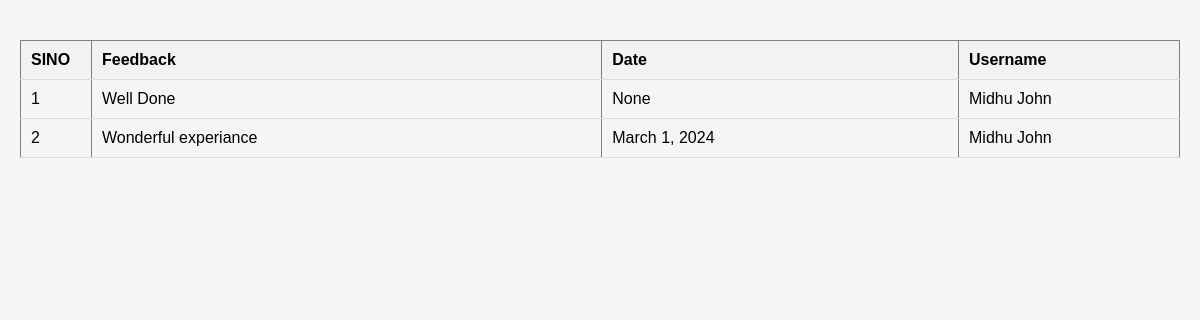
The app's page /Wadmin/viewfeedback/ with its own data.
### User/models.py (models this page shows)
class tbl_feedback(models.Model):
    feedback_content=models.CharField(max_length=100)
    feedback_date=models.DateField(auto_now_add=True,null=True)
    user_id=models.ForeignKey(tbl_user,on_delete=models.CASCADE)

### Guest/models.py (models this page shows)
class tbl_user(models.Model):
    user_name=models.CharField(max_length=50)
    user_email=models.CharField(max_length=50)
    user_photo=models.FileField(max_length=50,upload_to='Userphoto/')
    user_password=models.CharField(max_length=50)

### Admin/views.py (the view)
# urls.py: path('viewfeedback/',views.viewfeedback,name="viewfeedback"),
def viewfeedback(request):
    feed=tbl_feedback.objects.all()
    return render(request,"Admin/ViewFeedback.html",{'feed':feed})

### Admin/Templates/Admin/ViewFeedback.html (shortened to what this page needs)
<!DOCTYPE html>
<html lang="en">
<head>
</head>
<body>
    <form action="" method="post">
        <table border="1" align="center">
            <tr>
                <th>SINO</th>
                <th>Feedback</th>
                <th>Date</th>
                <th>Username</th>
            </tr>
            {% for i in feed %}
            <tr>
                <td>{{ forloop.counter }}</td>
                <td>{{ i.feedback_content }}</td>
                <td>{{ i.feedback_date }}</td>
                <td>{{ i.user_id.user_name }}</td>
            </tr>
            {% endfor %}
        </table>
    </form>
</body>
</html>

### Admin/Templates/Admin/ViewFeedback.html (style rules this page uses)
body { font-family: Arial, sans-serif; background-color: #f5f5f5; margin: 0; padding: 20px; }
table { width: 100%; border-collapse: collapse; margin: 20px auto; }
th, td { padding: 10px; text-align: left; border-bottom: 1px solid #ddd; }
th { background-color: #f2f2f2; font-weight: bold; }
td:first-child { width: 50px; }
td:last-child { width: 200px; }

### records on screen
tbl_feedback: feedback_content "Well Done", feedback_date "None", user_id.user_name "Midhu John"
tbl_feedback: feedback_content "Wonderful experiance", feedback_date "March 1, 2024", user_id.user_name "Midhu John"
